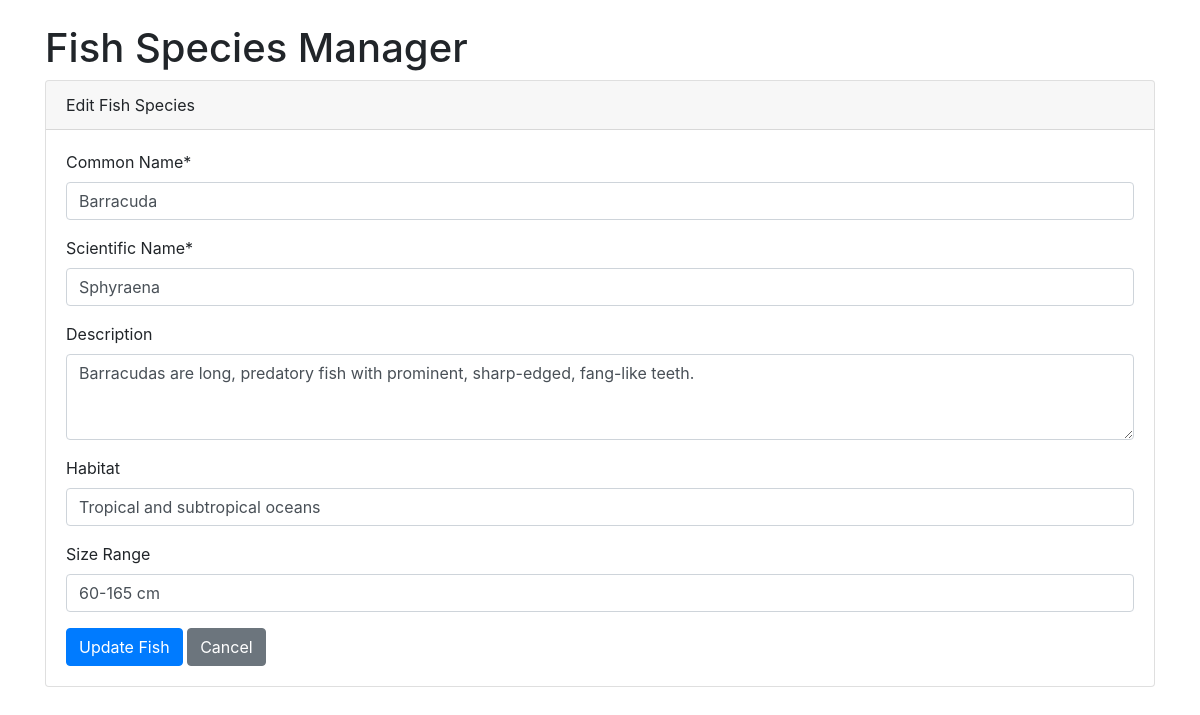
Page /fish_manager.php?action=edit&id=9 on the committed database.
### tables this page shows
CREATE TABLE IF NOT EXISTS `fish_species` (
  `id` int(11) NOT NULL AUTO_INCREMENT,
  `common_name` varchar(255) NOT NULL,
  `scientific_name` varchar(255) DEFAULT NULL,
  `description` text DEFAULT NULL,
  `habitat` text DEFAULT NULL,
  `size_range` varchar(100) DEFAULT NULL,
  `image_url` varchar(255) DEFAULT NULL,
  `created_at` timestamp NOT NULL DEFAULT current_timestamp(),
  `updated_at` timestamp NOT NULL DEFAULT current_timestamp() ON UPDATE current_timestamp(),
  PRIMARY KEY (`id`),
  UNIQUE KEY `common_name` (`common_name`)
);

### fish_manager.php (the view, shortened to what this page needs)
<?php
require_once 'db.php';
$action = isset($_GET['action']) ? $_GET['action'] : '';
$fish_id = isset($_GET['id']) ? intval($_GET['id']) : 0;
$fish_data = null;
if ($action === 'edit' && $fish_id > 0) {
    $stmt = $conn->prepare("SELECT * FROM fish_species WHERE id = ?");
    $stmt->bind_param("i", $fish_id);
    $stmt->execute();
    $result = $stmt->get_result();
    if ($result->num_rows === 1) {
        $fish_data = $result->fetch_assoc();
    } else {
        $error = "Fish species not found!";
        $action = '';
    }
}
$page_title = "Fish Species Manager";
?>
<!DOCTYPE html>
<html lang="en">
<head>
    <link rel="stylesheet" href="https://stackpath.bootstrapcdn.com/bootstrap/4.5.2/css/bootstrap.min.css">
</head>
<body>
    <div class="container mt-4">
        <h1><?php echo $page_title; ?></h1>
        <?php if ($action === 'add' || $action === 'edit'): ?>
            <div class="card mb-4">
                <div class="card-header">
                    <?php echo ($action === 'add') ? 'Add New Fish Species' : 'Edit Fish Species'; ?>
                </div>
                <div class="card-body">
                    <form method="post" action="<?php echo ($action === 'edit') ? "fish_manager.php?action=edit&id={$fish_id}" : 'fish_manager.php?action=add'; ?>">
                        <div class="form-group">
                            <label for="common_name">Common Name*</label>
                            <input type="text" class="form-control" id="common_name" name="common_name" required
                                value="<?php echo isset($fish_data['common_name']) ? htmlspecialchars($fish_data['common_name']) : ''; ?>">
                        </div>
                        <div class="form-group">
                            <label for="scientific_name">Scientific Name*</label>
                            <input type="text" class="form-control" id="scientific_name" name="scientific_name" required
                                value="<?php echo isset($fish_data['scientific_name']) ? htmlspecialchars($fish_data['scientific_name']) : ''; ?>">
                        </div>
                        <div class="form-group">
                            <label for="description">Description</label>
                            <textarea class="form-control" id="description" name="description" rows="3"><?php
                                echo isset($fish_data['description']) ? htmlspecialchars($fish_data['description']) : '';
                            ?></textarea>
                        </div>
                        <div class="form-group">
                            <label for="habitat">Habitat</label>
                            <input type="text" class="form-control" id="habitat" name="habitat"
                                value="<?php echo isset($fish_data['habitat']) ? htmlspecialchars($fish_data['habitat']) : ''; ?>">
                        </div>
                        <div class="form-group">
                            <label for="size_range">Size Range</label>
                            <input type="text" class="form-control" id="size_range" name="size_range"
                                value="<?php echo isset($fish_data['size_range']) ? htmlspecialchars($fish_data['size_range']) : ''; ?>">
                        </div>
                        <button type="submit" name="<?php echo ($action === 'add') ? 'add_fish' : 'update_fish'; ?>" class="btn btn-primary">
                            <?php echo ($action === 'add') ? 'Add Fish' : 'Update Fish'; ?>
                        </button>
                        <a href="fish_manager.php" class="btn btn-secondary">Cancel</a>
                    </form>
                </div>
            </div>
        <?php endif; ?>
    </div>
</body>
</html>

### rows in the picture
fish_species: common_name "Barracuda", scientific_name "Sphyraena", description "Barracudas are long, predatory fish with prominent, sharp-edged, fang-like teeth.", habitat "Tropical and subtropical oceans", size_range "60-165 cm"

### other values in the picture
$page_title "Fish Species Manager"
